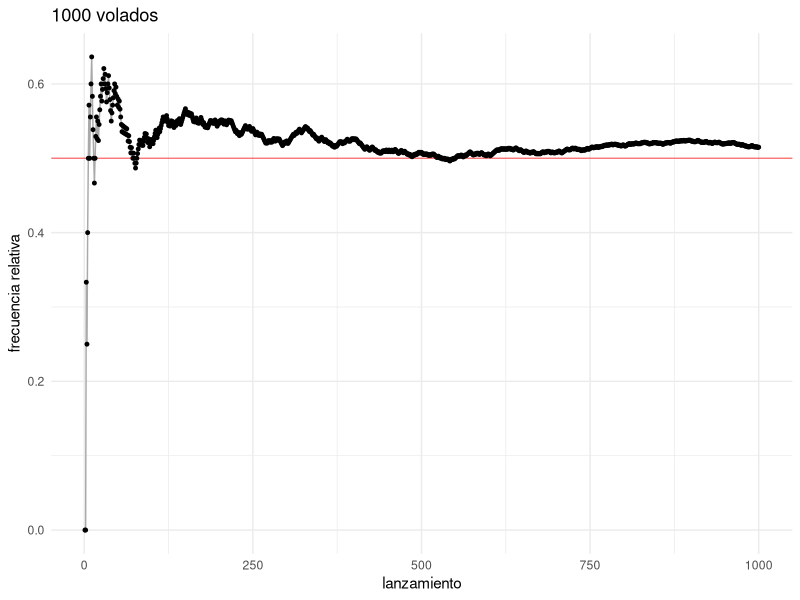
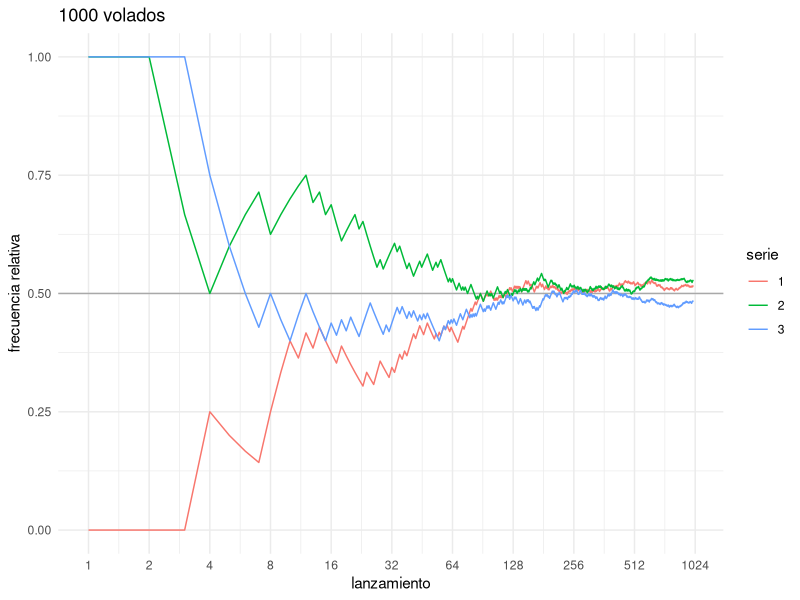

R code for these plots, in order: (Note: this script raises an error after producing the figures.)
## ---- chunk 1
knitr::opts_chunk$set(
    comment = "#>",
    collapse = TRUE
)
comma <- function(x) format(x, digits = 2, big.mark = ",")
options(digits=3)

library(tidyverse)
library(magrittr)
library (ggforce)
theme_set(theme_minimal())
## ---- chunk 2
choose(6, 3) * choose(9, 2) / choose(15, 5)
## ---- chunk 3
lanzamientos_10 <- sample(c("A", "S"), 10, replace = TRUE)
lanzamientos_10
## ---- chunk 4
cumsum(lanzamientos_10 == "A") # suma acumulada de águilas
cumsum(lanzamientos_10 == "A") / 1:10
## ---- chunk 5
n <- 1000
tibble(num_lanzamiento = 1:n, lanzamiento = sample(c("A", "S"), n, replace = TRUE)) %>% 
    mutate(frec_rel = cummean(lanzamiento == "A")) %>%
    ggplot(aes(x = num_lanzamiento, y = frec_rel)) +
        geom_hline(yintercept = 0.5, color = "red", alpha = 0.5) +
        geom_line(color = "darkgray") +
        geom_point(size = 1.0) +
        labs(y = "frecuencia relativa", title = "1000 volados", x = "lanzamiento")
## ---- chunk 6
lanzar <- function(n = 1000){
    tibble(num_lanzamiento = 1:n, lanzamiento = sample(c("A", "S"), n, replace = TRUE)) %>% 
        mutate(frec_rel = cummean(lanzamiento == "A"))
  }
head(lanzar())

set.seed(31287931)
# usamos la función map_df del paquete purrr
map_df(1:3, ~lanzar(), .id = "serie") %>% 
    ggplot(aes(x = log(num_lanzamiento), y = frec_rel, color = as.character(serie))) +
        geom_hline(yintercept = 0.5, color = "darkgray") + 
        geom_line() +
        scale_x_continuous("lanzamiento", labels = exp, 
            breaks = log(sapply(0:10, function(i) 2 ^ i))) +
        labs(color = "serie", y = "frecuencia relativa", title = "1000 volados")
## ---- chunk 7
n <- 10000
moneda_1 <- sample(c("A", "S"), n, replace = TRUE)
moneda_2 <- sample(c("A", "S"), n, replace = TRUE)
sum(moneda_1 == moneda_2 & moneda_1 =="A") / n
## ---- chunk 8
candidatos <- c(paste("M", 1:9, sep = "_"), paste("H", 1:6, sep = "_"))
sample(candidatos, 5, replace = FALSE)
## ---- chunk 9
comite <- function(){
    candidatos <- c(paste("M", 1:9, sep = "_"), paste("H", 1:6, sep = "_"))
    comite <- sample(candidatos, 5, replace = FALSE)
    n_mujeres <- sum(substr(comite, 1, 1) == "M")
    n_mujeres == 2
}

rerun(1000, comite()) %>% flatten_dbl() %>% mean()
## ---- chunk 10
apostar <- function(dinero = 100, apuesta = 5, tope = 200){
    while(0 < dinero & dinero < tope){
        if(sample(1:38, 1) <= 18){
            dinero <- dinero + apuesta
        } 
        else{
            dinero <- dinero - apuesta
        }
    }
    dinero > 0
}
n_juegos <- 5000
juegos <- rerun(n_juegos, apostar()) %>% flatten_dbl()
mean(juegos)

# incrementos de 50?
juegos <- rerun(n_juegos, apostar(apuesta = 50)) %>% flatten_dbl()
mean(juegos)
## ---- chunk 11
p = 0.47
1 - (1 - (p / (1 - p)) ^ (100 / 5)) / (1 - (p / (1 - p)) ^ (200 / 5)) # apostando de 5 en 5
1 - (1 - (p / (1 - p)) ^ (100 / 50)) / (1 - (p / (1 - p)) ^ (200 / 50)) # apostando de 50 en 50
## ---- chunk 12
knitr::include_graphics("imagenes/tablero.png")
## ---- chunk 13
circunferencia <- function(){
  x <- runif(1) * sample(c(-1, 1), 1)
  y <- runif(1) * sample(c(-1, 1), 1)
  sqrt(x ^ 2 + y ^ 2) < 1
}
rerun(10000, circunferencia()) %>% flatten_dbl() %>% mean()
## ---- chunk 14
knitr::include_graphics("imagenes/tablero_dardos.png")
## ---- chunk 15
knitr::include_graphics("imagenes/tablero_zonas.png")
## ---- chunk 16
unif <- ggplot() +
    geom_rect(aes(xmin = 0.3, xmax = 0.6,   ymin = 0, ymax = 1), 
        fill = "red", alpha = 0.5) +
    xlim(0, 1)
unif    
## ---- chunk 17
ggplot(tibble(x = c(0 , 1)), aes(x)) + 
    stat_function(fun = dbeta, args = list(shape1 = 5, shape2 = 2)) +
    geom_rect(data = NULL, aes(xmin = 0, xmax = 1, ymin = 0, ymax = 1), 
        fill = "red", alpha = 0.2)
## ---- chunk 18
curva <- function(){
    x <- runif(1)
    y <- runif(1) * 2.5
    while(dbeta(x, 5, 2) < y){
        x <- runif(1)
        y <- runif(1) * 2.5
    }
    x
}

sims_x <- rerun(5000, curva()) %>% flatten_dbl()
mean(sims_x > 0.2 & sims_x < 0.5)
## ---- chunk 19
tibble(x = runif(1000), y = runif(1000) * 2.5, dentro = dbeta(x, 5, 2) > y, 
    en_int = dentro * (x > 0.2 & x < 0.5), cat = case_when(!dentro ~ "a", 
        dentro & en_int ~ "b", TRUE ~ "c")) %>% 
    ggplot()+ 
    stat_function(fun = dbeta, args = list(shape1 = 5, shape2 = 2)) +
        geom_point(aes(x, y, color = cat), alpha = 0.5, 
            show.legend = FALSE)
## ---- chunk 20
comite <- function(){
    candidatos <- c(paste("M", 1:9, sep = "_"), paste("H", 1:6, sep = "_"))
    comite <- sample(candidatos, 5, replace = FALSE, 
        prob = c(rep(2, 9), rep(1, 6)))
    n_mujeres <- sum(substr(comite, 1, 1) == "M")
    n_mujeres == 2
}

rerun(1000, comite()) %>% flatten_dbl() %>% mean()
## ---- chunk 21
x <- rnorm(10000, mean = 10)
mean(x)
